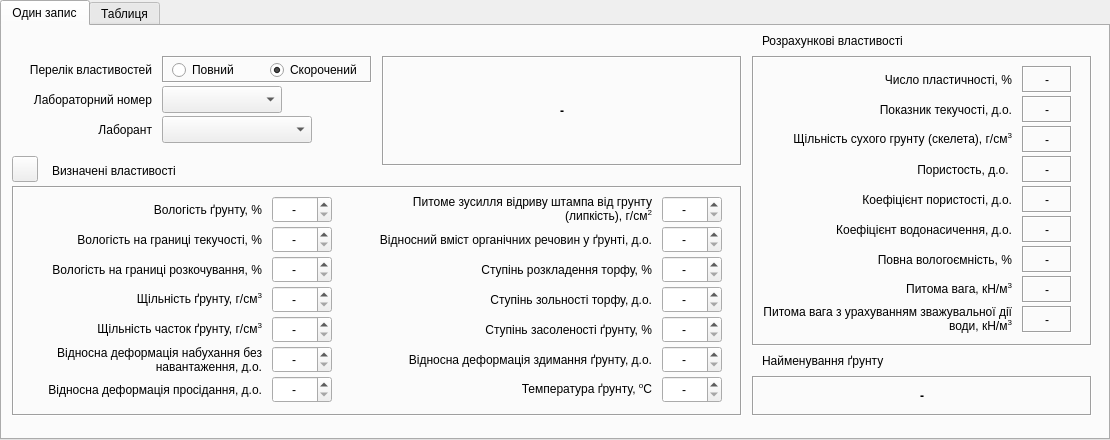
<?xml version="1.0" encoding="UTF-8"?>
<ui version="4.0">
 <class>Glina_win</class>
 <widget class="QTabWidget" name="Glina_win">
  <property name="geometry">
   <rect>
    <x>0</x>
    <y>0</y>
    <width>1110</width>
    <height>440</height>
   </rect>
  </property>
  <property name="windowTitle">
   <string>Властивості зв'язних (глинистих) ґрунтів</string>
  </property>
  <property name="windowIcon">
   <iconset>
    <normaloff>../icons/16x16/applications-engineering.png</normaloff>../icons/16x16/applications-engineering.png</iconset>
  </property>
  <property name="locale">
   <locale language="Ukrainian" country="Ukraine"/>
  </property>
  <property name="currentIndex">
   <number>0</number>
  </property>
  <property name="tabsClosable">
   <bool>false</bool>
  </property>
  <property name="movable">
   <bool>false</bool>
  </property>
  <widget class="QWidget" name="tab">
   <attribute name="title">
    <string>Один запис</string>
   </attribute>
   <widget class="QLabel" name="label">
    <property name="geometry">
     <rect>
      <x>380</x>
      <y>30</y>
      <width>360</width>
      <height>110</height>
     </rect>
    </property>
    <property name="font">
     <font>
      <weight>75</weight>
      <bold>true</bold>
     </font>
    </property>
    <property name="frameShape">
     <enum>QFrame::Box</enum>
    </property>
    <property name="frameShadow">
     <enum>QFrame::Sunken</enum>
    </property>
    <property name="text">
     <string>-</string>
    </property>
    <property name="alignment">
     <set>Qt::AlignCenter</set>
    </property>
    <property name="wordWrap">
     <bool>true</bool>
    </property>
   </widget>
   <widget class="QLabel" name="label_19">
    <property name="geometry">
     <rect>
      <x>50</x>
      <y>130</y>
      <width>140</width>
      <height>30</height>
     </rect>
    </property>
    <property name="text">
     <string>Визначені властивості</string>
    </property>
    <property name="alignment">
     <set>Qt::AlignLeading|Qt::AlignLeft|Qt::AlignVCenter</set>
    </property>
   </widget>
   <widget class="QLabel" name="label_20">
    <property name="geometry">
     <rect>
      <x>10</x>
      <y>60</y>
      <width>140</width>
      <height>27</height>
     </rect>
    </property>
    <property name="sizePolicy">
     <sizepolicy hsizetype="Preferred" vsizetype="Preferred">
      <horstretch>0</horstretch>
      <verstretch>0</verstretch>
     </sizepolicy>
    </property>
    <property name="text">
     <string>Лабораторний номер</string>
    </property>
    <property name="alignment">
     <set>Qt::AlignRight|Qt::AlignTrailing|Qt::AlignVCenter</set>
    </property>
   </widget>
   <widget class="QComboBox" name="comboBox">
    <property name="geometry">
     <rect>
      <x>160</x>
      <y>60</y>
      <width>120</width>
      <height>27</height>
     </rect>
    </property>
   </widget>
   <widget class="QFrame" name="frame_2">
    <property name="geometry">
     <rect>
      <x>10</x>
      <y>160</y>
      <width>730</width>
      <height>230</height>
     </rect>
    </property>
    <property name="frameShape">
     <enum>QFrame::Box</enum>
    </property>
    <property name="frameShadow">
     <enum>QFrame::Sunken</enum>
    </property>
    <widget class="QLabel" name="label_14">
     <property name="geometry">
      <rect>
       <x>340</x>
       <y>130</y>
       <width>300</width>
       <height>27</height>
      </rect>
     </property>
     <property name="text">
      <string>Ступiнь засоленостi ґрунту, %</string>
     </property>
     <property name="alignment">
      <set>Qt::AlignRight|Qt::AlignTrailing|Qt::AlignVCenter</set>
     </property>
    </widget>
    <widget class="QDoubleSpinBox" name="doubleSpinBox_7">
     <property name="geometry">
      <rect>
       <x>260</x>
       <y>190</y>
       <width>60</width>
       <height>27</height>
      </rect>
     </property>
     <property name="locale">
      <locale language="C" country="AnyCountry"/>
     </property>
     <property name="alignment">
      <set>Qt::AlignCenter</set>
     </property>
     <property name="specialValueText">
      <string>-</string>
     </property>
     <property name="decimals">
      <number>2</number>
     </property>
     <property name="maximum">
      <double>1.000000000000000</double>
     </property>
     <property name="singleStep">
      <double>0.010000000000000</double>
     </property>
    </widget>
    <widget class="QLabel" name="label_3">
     <property name="geometry">
      <rect>
       <x>10</x>
       <y>10</y>
       <width>240</width>
       <height>27</height>
      </rect>
     </property>
     <property name="text">
      <string>Вологість ґрунту, %</string>
     </property>
     <property name="alignment">
      <set>Qt::AlignRight|Qt::AlignTrailing|Qt::AlignVCenter</set>
     </property>
    </widget>
    <widget class="QDoubleSpinBox" name="doubleSpinBox_6">
     <property name="geometry">
      <rect>
       <x>260</x>
       <y>160</y>
       <width>60</width>
       <height>27</height>
      </rect>
     </property>
     <property name="locale">
      <locale language="C" country="AnyCountry"/>
     </property>
     <property name="alignment">
      <set>Qt::AlignCenter</set>
     </property>
     <property name="specialValueText">
      <string>-</string>
     </property>
     <property name="decimals">
      <number>2</number>
     </property>
     <property name="maximum">
      <double>1.000000000000000</double>
     </property>
     <property name="singleStep">
      <double>0.010000000000000</double>
     </property>
     <property name="value">
      <double>0.000000000000000</double>
     </property>
    </widget>
    <widget class="QDoubleSpinBox" name="doubleSpinBox_11">
     <property name="geometry">
      <rect>
       <x>650</x>
       <y>100</y>
       <width>60</width>
       <height>27</height>
      </rect>
     </property>
     <property name="locale">
      <locale language="C" country="AnyCountry"/>
     </property>
     <property name="alignment">
      <set>Qt::AlignCenter</set>
     </property>
     <property name="specialValueText">
      <string>-</string>
     </property>
     <property name="decimals">
      <number>1</number>
     </property>
     <property name="maximum">
      <double>99.900000000000006</double>
     </property>
     <property name="singleStep">
      <double>0.100000000000000</double>
     </property>
    </widget>
    <widget class="QDoubleSpinBox" name="doubleSpinBox_14">
     <property name="geometry">
      <rect>
       <x>650</x>
       <y>190</y>
       <width>60</width>
       <height>27</height>
      </rect>
     </property>
     <property name="locale">
      <locale language="C" country="AnyCountry"/>
     </property>
     <property name="alignment">
      <set>Qt::AlignCenter</set>
     </property>
     <property name="specialValueText">
      <string>-</string>
     </property>
     <property name="decimals">
      <number>1</number>
     </property>
     <property name="minimum">
      <double>-99.000000000000000</double>
     </property>
     <property name="singleStep">
      <double>0.100000000000000</double>
     </property>
     <property name="value">
      <double>-99.000000000000000</double>
     </property>
    </widget>
    <widget class="QLabel" name="label_7">
     <property name="geometry">
      <rect>
       <x>10</x>
       <y>70</y>
       <width>240</width>
       <height>27</height>
      </rect>
     </property>
     <property name="text">
      <string>Вологість на границi розкочування, %</string>
     </property>
     <property name="alignment">
      <set>Qt::AlignRight|Qt::AlignTrailing|Qt::AlignVCenter</set>
     </property>
    </widget>
    <widget class="QLabel" name="label_15">
     <property name="geometry">
      <rect>
       <x>340</x>
       <y>160</y>
       <width>300</width>
       <height>27</height>
      </rect>
     </property>
     <property name="text">
      <string>Вiдносна деформацiя здимання ґрунту, д.о.</string>
     </property>
     <property name="alignment">
      <set>Qt::AlignRight|Qt::AlignTrailing|Qt::AlignVCenter</set>
     </property>
    </widget>
    <widget class="QDoubleSpinBox" name="doubleSpinBox_2">
     <property name="geometry">
      <rect>
       <x>260</x>
       <y>40</y>
       <width>60</width>
       <height>27</height>
      </rect>
     </property>
     <property name="locale">
      <locale language="C" country="AnyCountry"/>
     </property>
     <property name="alignment">
      <set>Qt::AlignCenter</set>
     </property>
     <property name="specialValueText">
      <string>-</string>
     </property>
     <property name="decimals">
      <number>1</number>
     </property>
     <property name="maximum">
      <double>999.000000000000000</double>
     </property>
     <property name="singleStep">
      <double>0.100000000000000</double>
     </property>
    </widget>
    <widget class="QLabel" name="label_16">
     <property name="geometry">
      <rect>
       <x>340</x>
       <y>190</y>
       <width>300</width>
       <height>27</height>
      </rect>
     </property>
     <property name="text">
      <string>&lt;html&gt;&lt;head/&gt;&lt;body&gt;&lt;p&gt;Температура ґрунту, &lt;span style=&quot; vertical-align:super;&quot;&gt;o&lt;/span&gt;С&lt;/p&gt;&lt;/body&gt;&lt;/html&gt;</string>
     </property>
     <property name="alignment">
      <set>Qt::AlignRight|Qt::AlignTrailing|Qt::AlignVCenter</set>
     </property>
    </widget>
    <widget class="QLabel" name="label_4">
     <property name="geometry">
      <rect>
       <x>10</x>
       <y>100</y>
       <width>240</width>
       <height>27</height>
      </rect>
     </property>
     <property name="text">
      <string>&lt;html&gt;&lt;head/&gt;&lt;body&gt;&lt;p&gt;Щільність ґрунту, г/см&lt;span style=&quot; vertical-align:super;&quot;&gt;3&lt;/span&gt;&lt;/p&gt;&lt;/body&gt;&lt;/html&gt;</string>
     </property>
     <property name="alignment">
      <set>Qt::AlignRight|Qt::AlignTrailing|Qt::AlignVCenter</set>
     </property>
    </widget>
    <widget class="QDoubleSpinBox" name="doubleSpinBox_5">
     <property name="geometry">
      <rect>
       <x>260</x>
       <y>130</y>
       <width>60</width>
       <height>27</height>
      </rect>
     </property>
     <property name="locale">
      <locale language="C" country="AnyCountry"/>
     </property>
     <property name="alignment">
      <set>Qt::AlignCenter</set>
     </property>
     <property name="specialValueText">
      <string>-</string>
     </property>
     <property name="maximum">
      <double>5.000000000000000</double>
     </property>
     <property name="singleStep">
      <double>0.010000000000000</double>
     </property>
    </widget>
    <widget class="QDoubleSpinBox" name="doubleSpinBox_13">
     <property name="geometry">
      <rect>
       <x>650</x>
       <y>160</y>
       <width>60</width>
       <height>27</height>
      </rect>
     </property>
     <property name="locale">
      <locale language="C" country="AnyCountry"/>
     </property>
     <property name="alignment">
      <set>Qt::AlignCenter</set>
     </property>
     <property name="specialValueText">
      <string>-</string>
     </property>
     <property name="decimals">
      <number>3</number>
     </property>
     <property name="maximum">
      <double>1.000000000000000</double>
     </property>
     <property name="singleStep">
      <double>0.001000000000000</double>
     </property>
    </widget>
    <widget class="QLabel" name="label_9">
     <property name="geometry">
      <rect>
       <x>10</x>
       <y>190</y>
       <width>240</width>
       <height>27</height>
      </rect>
     </property>
     <property name="text">
      <string>Вiдносна деформацiя просiдання, д.о.</string>
     </property>
     <property name="alignment">
      <set>Qt::AlignRight|Qt::AlignTrailing|Qt::AlignVCenter</set>
     </property>
    </widget>
    <widget class="QLabel" name="label_10">
     <property name="geometry">
      <rect>
       <x>340</x>
       <y>40</y>
       <width>300</width>
       <height>27</height>
      </rect>
     </property>
     <property name="text">
      <string>Вiдносний вмiст органiчних речовин у ґрунті, д.о.</string>
     </property>
     <property name="alignment">
      <set>Qt::AlignRight|Qt::AlignTrailing|Qt::AlignVCenter</set>
     </property>
    </widget>
    <widget class="QDoubleSpinBox" name="doubleSpinBox_9">
     <property name="geometry">
      <rect>
       <x>650</x>
       <y>40</y>
       <width>60</width>
       <height>27</height>
      </rect>
     </property>
     <property name="locale">
      <locale language="C" country="AnyCountry"/>
     </property>
     <property name="alignment">
      <set>Qt::AlignCenter</set>
     </property>
     <property name="specialValueText">
      <string>-</string>
     </property>
     <property name="maximum">
      <double>1.000000000000000</double>
     </property>
     <property name="singleStep">
      <double>0.010000000000000</double>
     </property>
    </widget>
    <widget class="QDoubleSpinBox" name="doubleSpinBox_4">
     <property name="geometry">
      <rect>
       <x>260</x>
       <y>100</y>
       <width>60</width>
       <height>27</height>
      </rect>
     </property>
     <property name="locale">
      <locale language="C" country="AnyCountry"/>
     </property>
     <property name="alignment">
      <set>Qt::AlignCenter</set>
     </property>
     <property name="specialValueText">
      <string>-</string>
     </property>
     <property name="maximum">
      <double>5.000000000000000</double>
     </property>
     <property name="singleStep">
      <double>0.010000000000000</double>
     </property>
    </widget>
    <widget class="QDoubleSpinBox" name="doubleSpinBox">
     <property name="geometry">
      <rect>
       <x>260</x>
       <y>10</y>
       <width>60</width>
       <height>27</height>
      </rect>
     </property>
     <property name="locale">
      <locale language="C" country="AnyCountry"/>
     </property>
     <property name="wrapping">
      <bool>false</bool>
     </property>
     <property name="alignment">
      <set>Qt::AlignCenter</set>
     </property>
     <property name="specialValueText">
      <string>-</string>
     </property>
     <property name="decimals">
      <number>1</number>
     </property>
     <property name="maximum">
      <double>999.000000000000000</double>
     </property>
     <property name="singleStep">
      <double>0.100000000000000</double>
     </property>
     <property name="value">
      <double>0.000000000000000</double>
     </property>
    </widget>
    <widget class="QLabel" name="label_13">
     <property name="geometry">
      <rect>
       <x>340</x>
       <y>100</y>
       <width>300</width>
       <height>27</height>
      </rect>
     </property>
     <property name="text">
      <string>Ступiнь зольностi торфу, д.о.</string>
     </property>
     <property name="alignment">
      <set>Qt::AlignRight|Qt::AlignTrailing|Qt::AlignVCenter</set>
     </property>
    </widget>
    <widget class="QLabel" name="label_5">
     <property name="geometry">
      <rect>
       <x>10</x>
       <y>130</y>
       <width>240</width>
       <height>27</height>
      </rect>
     </property>
     <property name="text">
      <string>&lt;html&gt;&lt;head/&gt;&lt;body&gt;&lt;p&gt;Щiльнiсть часток ґрунту, г/см&lt;span style=&quot; vertical-align:super;&quot;&gt;3&lt;/span&gt;&lt;/p&gt;&lt;/body&gt;&lt;/html&gt;</string>
     </property>
     <property name="alignment">
      <set>Qt::AlignRight|Qt::AlignTrailing|Qt::AlignVCenter</set>
     </property>
    </widget>
    <widget class="QLabel" name="label_6">
     <property name="geometry">
      <rect>
       <x>10</x>
       <y>40</y>
       <width>240</width>
       <height>27</height>
      </rect>
     </property>
     <property name="text">
      <string>Вологість на границi текучостi, %</string>
     </property>
     <property name="alignment">
      <set>Qt::AlignRight|Qt::AlignTrailing|Qt::AlignVCenter</set>
     </property>
    </widget>
    <widget class="QLabel" name="label_8">
     <property name="geometry">
      <rect>
       <x>10</x>
       <y>160</y>
       <width>240</width>
       <height>27</height>
      </rect>
     </property>
     <property name="text">
      <string>Вiдносна деформацiя набухання без навантаження, д.о.</string>
     </property>
     <property name="alignment">
      <set>Qt::AlignRight|Qt::AlignTrailing|Qt::AlignVCenter</set>
     </property>
     <property name="wordWrap">
      <bool>true</bool>
     </property>
    </widget>
    <widget class="QLabel" name="label_11">
     <property name="geometry">
      <rect>
       <x>340</x>
       <y>7</y>
       <width>300</width>
       <height>32</height>
      </rect>
     </property>
     <property name="text">
      <string>&lt;html&gt;&lt;head/&gt;&lt;body&gt;&lt;p&gt;  Питоме зусилля відриву штампа від грунту&lt;br/&gt;(липкість), г/см&lt;span style=&quot; vertical-align:super;&quot;&gt;2&lt;/span&gt;&lt;/p&gt;&lt;/body&gt;&lt;/html&gt;</string>
     </property>
     <property name="alignment">
      <set>Qt::AlignRight|Qt::AlignTrailing|Qt::AlignVCenter</set>
     </property>
     <property name="wordWrap">
      <bool>true</bool>
     </property>
    </widget>
    <widget class="QDoubleSpinBox" name="doubleSpinBox_8">
     <property name="geometry">
      <rect>
       <x>650</x>
       <y>10</y>
       <width>60</width>
       <height>27</height>
      </rect>
     </property>
     <property name="locale">
      <locale language="C" country="AnyCountry"/>
     </property>
     <property name="alignment">
      <set>Qt::AlignCenter</set>
     </property>
     <property name="specialValueText">
      <string>-</string>
     </property>
     <property name="decimals">
      <number>1</number>
     </property>
     <property name="maximum">
      <double>999.899999999999977</double>
     </property>
     <property name="singleStep">
      <double>0.100000000000000</double>
     </property>
    </widget>
    <widget class="QLabel" name="label_12">
     <property name="geometry">
      <rect>
       <x>340</x>
       <y>70</y>
       <width>300</width>
       <height>27</height>
      </rect>
     </property>
     <property name="text">
      <string>Ступiнь розкладення торфу, %</string>
     </property>
     <property name="alignment">
      <set>Qt::AlignRight|Qt::AlignTrailing|Qt::AlignVCenter</set>
     </property>
    </widget>
    <widget class="QDoubleSpinBox" name="doubleSpinBox_3">
     <property name="geometry">
      <rect>
       <x>260</x>
       <y>70</y>
       <width>60</width>
       <height>27</height>
      </rect>
     </property>
     <property name="locale">
      <locale language="C" country="AnyCountry"/>
     </property>
     <property name="alignment">
      <set>Qt::AlignCenter</set>
     </property>
     <property name="specialValueText">
      <string>-</string>
     </property>
     <property name="decimals">
      <number>1</number>
     </property>
     <property name="maximum">
      <double>999.000000000000000</double>
     </property>
     <property name="singleStep">
      <double>0.100000000000000</double>
     </property>
    </widget>
    <widget class="QDoubleSpinBox" name="doubleSpinBox_10">
     <property name="geometry">
      <rect>
       <x>650</x>
       <y>70</y>
       <width>60</width>
       <height>27</height>
      </rect>
     </property>
     <property name="locale">
      <locale language="C" country="AnyCountry"/>
     </property>
     <property name="alignment">
      <set>Qt::AlignCenter</set>
     </property>
     <property name="specialValueText">
      <string>-</string>
     </property>
     <property name="decimals">
      <number>1</number>
     </property>
     <property name="maximum">
      <double>99.900000000000006</double>
     </property>
     <property name="singleStep">
      <double>0.100000000000000</double>
     </property>
    </widget>
    <widget class="QDoubleSpinBox" name="doubleSpinBox_12">
     <property name="geometry">
      <rect>
       <x>650</x>
       <y>130</y>
       <width>60</width>
       <height>27</height>
      </rect>
     </property>
     <property name="locale">
      <locale language="C" country="AnyCountry"/>
     </property>
     <property name="alignment">
      <set>Qt::AlignCenter</set>
     </property>
     <property name="specialValueText">
      <string>-</string>
     </property>
     <property name="decimals">
      <number>1</number>
     </property>
     <property name="maximum">
      <double>100.000000000000000</double>
     </property>
     <property name="singleStep">
      <double>0.100000000000000</double>
     </property>
    </widget>
   </widget>
   <widget class="QFrame" name="frame_3">
    <property name="geometry">
     <rect>
      <x>750</x>
      <y>30</y>
      <width>340</width>
      <height>290</height>
     </rect>
    </property>
    <property name="frameShape">
     <enum>QFrame::Box</enum>
    </property>
    <property name="frameShadow">
     <enum>QFrame::Sunken</enum>
    </property>
    <widget class="QLabel" name="label_28">
     <property name="geometry">
      <rect>
       <x>10</x>
       <y>100</y>
       <width>250</width>
       <height>27</height>
      </rect>
     </property>
     <property name="text">
      <string>Пористость, д.о. </string>
     </property>
     <property name="alignment">
      <set>Qt::AlignRight|Qt::AlignTrailing|Qt::AlignVCenter</set>
     </property>
     <property name="wordWrap">
      <bool>true</bool>
     </property>
    </widget>
    <widget class="QLabel" name="label_31">
     <property name="geometry">
      <rect>
       <x>270</x>
       <y>70</y>
       <width>50</width>
       <height>27</height>
      </rect>
     </property>
     <property name="font">
      <font>
       <weight>50</weight>
       <bold>false</bold>
      </font>
     </property>
     <property name="frameShape">
      <enum>QFrame::Box</enum>
     </property>
     <property name="frameShadow">
      <enum>QFrame::Sunken</enum>
     </property>
     <property name="text">
      <string>-</string>
     </property>
     <property name="alignment">
      <set>Qt::AlignCenter</set>
     </property>
     <property name="margin">
      <number>0</number>
     </property>
     <property name="indent">
      <number>-1</number>
     </property>
    </widget>
    <widget class="QLabel" name="label_26">
     <property name="geometry">
      <rect>
       <x>10</x>
       <y>160</y>
       <width>250</width>
       <height>27</height>
      </rect>
     </property>
     <property name="text">
      <string>Коефіцієнт водонасичення, д.о.</string>
     </property>
     <property name="alignment">
      <set>Qt::AlignRight|Qt::AlignTrailing|Qt::AlignVCenter</set>
     </property>
     <property name="wordWrap">
      <bool>true</bool>
     </property>
    </widget>
    <widget class="QLabel" name="label_32">
     <property name="geometry">
      <rect>
       <x>270</x>
       <y>100</y>
       <width>50</width>
       <height>27</height>
      </rect>
     </property>
     <property name="font">
      <font>
       <weight>50</weight>
       <bold>false</bold>
      </font>
     </property>
     <property name="frameShape">
      <enum>QFrame::Box</enum>
     </property>
     <property name="frameShadow">
      <enum>QFrame::Sunken</enum>
     </property>
     <property name="text">
      <string>-</string>
     </property>
     <property name="alignment">
      <set>Qt::AlignCenter</set>
     </property>
     <property name="margin">
      <number>0</number>
     </property>
     <property name="indent">
      <number>-1</number>
     </property>
    </widget>
    <widget class="QLabel" name="label_23">
     <property name="geometry">
      <rect>
       <x>10</x>
       <y>130</y>
       <width>250</width>
       <height>27</height>
      </rect>
     </property>
     <property name="text">
      <string>Коефіцієнт пористості, д.о.</string>
     </property>
     <property name="alignment">
      <set>Qt::AlignRight|Qt::AlignTrailing|Qt::AlignVCenter</set>
     </property>
     <property name="wordWrap">
      <bool>true</bool>
     </property>
    </widget>
    <widget class="QLabel" name="label_29">
     <property name="geometry">
      <rect>
       <x>270</x>
       <y>10</y>
       <width>50</width>
       <height>27</height>
      </rect>
     </property>
     <property name="font">
      <font>
       <weight>50</weight>
       <bold>false</bold>
      </font>
     </property>
     <property name="frameShape">
      <enum>QFrame::Box</enum>
     </property>
     <property name="frameShadow">
      <enum>QFrame::Sunken</enum>
     </property>
     <property name="text">
      <string>-</string>
     </property>
     <property name="alignment">
      <set>Qt::AlignCenter</set>
     </property>
     <property name="margin">
      <number>0</number>
     </property>
     <property name="indent">
      <number>-1</number>
     </property>
    </widget>
    <widget class="QLabel" name="label_30">
     <property name="geometry">
      <rect>
       <x>270</x>
       <y>40</y>
       <width>50</width>
       <height>27</height>
      </rect>
     </property>
     <property name="font">
      <font>
       <weight>50</weight>
       <bold>false</bold>
      </font>
     </property>
     <property name="frameShape">
      <enum>QFrame::Box</enum>
     </property>
     <property name="frameShadow">
      <enum>QFrame::Sunken</enum>
     </property>
     <property name="text">
      <string>-</string>
     </property>
     <property name="alignment">
      <set>Qt::AlignCenter</set>
     </property>
     <property name="margin">
      <number>0</number>
     </property>
     <property name="indent">
      <number>-1</number>
     </property>
    </widget>
    <widget class="QLabel" name="label_34">
     <property name="geometry">
      <rect>
       <x>270</x>
       <y>160</y>
       <width>50</width>
       <height>27</height>
      </rect>
     </property>
     <property name="font">
      <font>
       <weight>50</weight>
       <bold>false</bold>
      </font>
     </property>
     <property name="frameShape">
      <enum>QFrame::Box</enum>
     </property>
     <property name="frameShadow">
      <enum>QFrame::Sunken</enum>
     </property>
     <property name="text">
      <string>-</string>
     </property>
     <property name="alignment">
      <set>Qt::AlignCenter</set>
     </property>
     <property name="margin">
      <number>0</number>
     </property>
     <property name="indent">
      <number>-1</number>
     </property>
    </widget>
    <widget class="QLabel" name="label_24">
     <property name="geometry">
      <rect>
       <x>10</x>
       <y>10</y>
       <width>250</width>
       <height>27</height>
      </rect>
     </property>
     <property name="text">
      <string>Число пластичностi, %</string>
     </property>
     <property name="alignment">
      <set>Qt::AlignRight|Qt::AlignTrailing|Qt::AlignVCenter</set>
     </property>
     <property name="wordWrap">
      <bool>true</bool>
     </property>
    </widget>
    <widget class="QLabel" name="label_27">
     <property name="geometry">
      <rect>
       <x>10</x>
       <y>70</y>
       <width>250</width>
       <height>27</height>
      </rect>
     </property>
     <property name="text">
      <string>&lt;html&gt;&lt;head/&gt;&lt;body&gt;&lt;p&gt;Щiльнiсть сухого грунту (скелета), г/см&lt;span style=&quot; vertical-align:super;&quot;&gt;3&lt;/span&gt;&lt;/p&gt;&lt;/body&gt;&lt;/html&gt;</string>
     </property>
     <property name="alignment">
      <set>Qt::AlignRight|Qt::AlignTrailing|Qt::AlignVCenter</set>
     </property>
     <property name="wordWrap">
      <bool>true</bool>
     </property>
    </widget>
    <widget class="QLabel" name="label_33">
     <property name="geometry">
      <rect>
       <x>270</x>
       <y>130</y>
       <width>50</width>
       <height>27</height>
      </rect>
     </property>
     <property name="font">
      <font>
       <weight>50</weight>
       <bold>false</bold>
      </font>
     </property>
     <property name="frameShape">
      <enum>QFrame::Box</enum>
     </property>
     <property name="frameShadow">
      <enum>QFrame::Sunken</enum>
     </property>
     <property name="text">
      <string>-</string>
     </property>
     <property name="alignment">
      <set>Qt::AlignCenter</set>
     </property>
     <property name="margin">
      <number>0</number>
     </property>
     <property name="indent">
      <number>-1</number>
     </property>
    </widget>
    <widget class="QLabel" name="label_25">
     <property name="geometry">
      <rect>
       <x>10</x>
       <y>40</y>
       <width>250</width>
       <height>27</height>
      </rect>
     </property>
     <property name="text">
      <string>Показник текучостi, д.о.</string>
     </property>
     <property name="alignment">
      <set>Qt::AlignRight|Qt::AlignTrailing|Qt::AlignVCenter</set>
     </property>
     <property name="wordWrap">
      <bool>true</bool>
     </property>
    </widget>
    <widget class="QLabel" name="label_37">
     <property name="geometry">
      <rect>
       <x>270</x>
       <y>220</y>
       <width>50</width>
       <height>27</height>
      </rect>
     </property>
     <property name="font">
      <font>
       <weight>50</weight>
       <bold>false</bold>
      </font>
     </property>
     <property name="frameShape">
      <enum>QFrame::Box</enum>
     </property>
     <property name="frameShadow">
      <enum>QFrame::Sunken</enum>
     </property>
     <property name="text">
      <string>-</string>
     </property>
     <property name="alignment">
      <set>Qt::AlignCenter</set>
     </property>
     <property name="margin">
      <number>0</number>
     </property>
     <property name="indent">
      <number>-1</number>
     </property>
    </widget>
    <widget class="QLabel" name="label_38">
     <property name="geometry">
      <rect>
       <x>270</x>
       <y>190</y>
       <width>50</width>
       <height>27</height>
      </rect>
     </property>
     <property name="font">
      <font>
       <weight>50</weight>
       <bold>false</bold>
      </font>
     </property>
     <property name="frameShape">
      <enum>QFrame::Box</enum>
     </property>
     <property name="frameShadow">
      <enum>QFrame::Sunken</enum>
     </property>
     <property name="text">
      <string>-</string>
     </property>
     <property name="alignment">
      <set>Qt::AlignCenter</set>
     </property>
     <property name="margin">
      <number>0</number>
     </property>
     <property name="indent">
      <number>-1</number>
     </property>
    </widget>
    <widget class="QLabel" name="label_41">
     <property name="geometry">
      <rect>
       <x>270</x>
       <y>250</y>
       <width>50</width>
       <height>27</height>
      </rect>
     </property>
     <property name="font">
      <font>
       <weight>50</weight>
       <bold>false</bold>
      </font>
     </property>
     <property name="frameShape">
      <enum>QFrame::Box</enum>
     </property>
     <property name="frameShadow">
      <enum>QFrame::Sunken</enum>
     </property>
     <property name="text">
      <string>-</string>
     </property>
     <property name="alignment">
      <set>Qt::AlignCenter</set>
     </property>
     <property name="margin">
      <number>0</number>
     </property>
     <property name="indent">
      <number>-1</number>
     </property>
    </widget>
    <widget class="QLabel" name="label_43">
     <property name="geometry">
      <rect>
       <x>10</x>
       <y>190</y>
       <width>250</width>
       <height>27</height>
      </rect>
     </property>
     <property name="text">
      <string>Повна вологоємність, %</string>
     </property>
     <property name="alignment">
      <set>Qt::AlignRight|Qt::AlignTrailing|Qt::AlignVCenter</set>
     </property>
     <property name="wordWrap">
      <bool>true</bool>
     </property>
    </widget>
    <widget class="QLabel" name="label_44">
     <property name="geometry">
      <rect>
       <x>10</x>
       <y>220</y>
       <width>250</width>
       <height>27</height>
      </rect>
     </property>
     <property name="text">
      <string>&lt;html&gt;&lt;head/&gt;&lt;body&gt;&lt;p&gt;Питома вага, кН/м&lt;span style=&quot; vertical-align:super;&quot;&gt;3&lt;/span&gt;&lt;/p&gt;&lt;/body&gt;&lt;/html&gt;</string>
     </property>
     <property name="alignment">
      <set>Qt::AlignRight|Qt::AlignTrailing|Qt::AlignVCenter</set>
     </property>
     <property name="wordWrap">
      <bool>true</bool>
     </property>
    </widget>
    <widget class="QLabel" name="label_46">
     <property name="geometry">
      <rect>
       <x>10</x>
       <y>247</y>
       <width>250</width>
       <height>32</height>
      </rect>
     </property>
     <property name="text">
      <string>&lt;html&gt;&lt;head/&gt;&lt;body&gt;&lt;p&gt;        Питома вага з урахуванням зважувальної дії води, кН/м&lt;span style=&quot; vertical-align:super;&quot;&gt;3&lt;/span&gt;&lt;/p&gt;&lt;/body&gt;&lt;/html&gt;</string>
     </property>
     <property name="alignment">
      <set>Qt::AlignRight|Qt::AlignTrailing|Qt::AlignVCenter</set>
     </property>
     <property name="wordWrap">
      <bool>true</bool>
     </property>
    </widget>
   </widget>
   <widget class="QLabel" name="label_35">
    <property name="geometry">
     <rect>
      <x>760</x>
      <y>0</y>
      <width>160</width>
      <height>30</height>
     </rect>
    </property>
    <property name="text">
     <string>Розрахункові властивості</string>
    </property>
    <property name="alignment">
     <set>Qt::AlignLeading|Qt::AlignLeft|Qt::AlignVCenter</set>
    </property>
   </widget>
   <widget class="QLabel" name="label_18">
    <property name="geometry">
     <rect>
      <x>750</x>
      <y>350</y>
      <width>340</width>
      <height>40</height>
     </rect>
    </property>
    <property name="font">
     <font>
      <weight>75</weight>
      <bold>true</bold>
     </font>
    </property>
    <property name="frameShape">
     <enum>QFrame::Box</enum>
    </property>
    <property name="frameShadow">
     <enum>QFrame::Sunken</enum>
    </property>
    <property name="text">
     <string>-</string>
    </property>
    <property name="alignment">
     <set>Qt::AlignCenter</set>
    </property>
    <property name="wordWrap">
     <bool>true</bool>
    </property>
   </widget>
   <widget class="QLabel" name="label_2">
    <property name="geometry">
     <rect>
      <x>760</x>
      <y>320</y>
      <width>150</width>
      <height>30</height>
     </rect>
    </property>
    <property name="text">
     <string>Найменування ґрунту</string>
    </property>
    <property name="alignment">
     <set>Qt::AlignLeading|Qt::AlignLeft|Qt::AlignVCenter</set>
    </property>
   </widget>
   <widget class="QFrame" name="frame">
    <property name="geometry">
     <rect>
      <x>160</x>
      <y>30</y>
      <width>210</width>
      <height>27</height>
     </rect>
    </property>
    <property name="frameShape">
     <enum>QFrame::Box</enum>
    </property>
    <property name="frameShadow">
     <enum>QFrame::Sunken</enum>
    </property>
    <widget class="QWidget" name="layoutWidget">
     <property name="geometry">
      <rect>
       <x>10</x>
       <y>2</y>
       <width>191</width>
       <height>24</height>
      </rect>
     </property>
     <layout class="QHBoxLayout" name="horizontalLayout">
      <property name="spacing">
       <number>5</number>
      </property>
      <item>
       <widget class="QRadioButton" name="radioButton_2">
        <property name="text">
         <string>Повний</string>
        </property>
       </widget>
      </item>
      <item>
       <widget class="QRadioButton" name="radioButton">
        <property name="text">
         <string>Скорочений</string>
        </property>
        <property name="checkable">
         <bool>true</bool>
        </property>
        <property name="checked">
         <bool>true</bool>
        </property>
       </widget>
      </item>
     </layout>
    </widget>
   </widget>
   <widget class="QLabel" name="label_17">
    <property name="geometry">
     <rect>
      <x>10</x>
      <y>30</y>
      <width>140</width>
      <height>27</height>
     </rect>
    </property>
    <property name="text">
     <string>Перелік властивостей</string>
    </property>
    <property name="alignment">
     <set>Qt::AlignRight|Qt::AlignTrailing|Qt::AlignVCenter</set>
    </property>
   </widget>
   <widget class="QToolButton" name="toolButton_6">
    <property name="geometry">
     <rect>
      <x>10</x>
      <y>130</y>
      <width>26</width>
      <height>26</height>
     </rect>
    </property>
    <property name="toolTip">
     <string>Очистити комірку від значення</string>
    </property>
    <property name="statusTip">
     <string>Очистити комірку від значення. Відобразити None</string>
    </property>
    <property name="icon">
     <iconset>
      <normaloff>../icons/16x16/edit-clear.png</normaloff>../icons/16x16/edit-clear.png</iconset>
    </property>
   </widget>
   <widget class="QComboBox" name="comboBox_2">
    <property name="geometry">
     <rect>
      <x>160</x>
      <y>90</y>
      <width>150</width>
      <height>27</height>
     </rect>
    </property>
   </widget>
   <widget class="QLabel" name="label_48">
    <property name="geometry">
     <rect>
      <x>10</x>
      <y>90</y>
      <width>140</width>
      <height>27</height>
     </rect>
    </property>
    <property name="sizePolicy">
     <sizepolicy hsizetype="Preferred" vsizetype="Preferred">
      <horstretch>0</horstretch>
      <verstretch>0</verstretch>
     </sizepolicy>
    </property>
    <property name="text">
     <string>Лаборант</string>
    </property>
    <property name="alignment">
     <set>Qt::AlignRight|Qt::AlignTrailing|Qt::AlignVCenter</set>
    </property>
   </widget>
   <zorder>frame_2</zorder>
   <zorder>label</zorder>
   <zorder>label_19</zorder>
   <zorder>label_20</zorder>
   <zorder>comboBox</zorder>
   <zorder>frame_3</zorder>
   <zorder>label_35</zorder>
   <zorder>label_18</zorder>
   <zorder>label_2</zorder>
   <zorder>frame</zorder>
   <zorder>label_17</zorder>
   <zorder>toolButton_6</zorder>
   <zorder>comboBox_2</zorder>
   <zorder>label_48</zorder>
  </widget>
  <widget class="QWidget" name="tab">
   <attribute name="title">
    <string>Таблиця</string>
   </attribute>
   <layout class="QGridLayout" name="gridLayout">
    <item row="0" column="0">
     <widget class="QTableView" name="tableGlina">
      <property name="frameShape">
       <enum>QFrame::StyledPanel</enum>
      </property>
      <property name="autoScroll">
       <bool>true</bool>
      </property>
     </widget>
    </item>
   </layout>
  </widget>
 </widget>
 <tabstops>
  <tabstop>radioButton_2</tabstop>
  <tabstop>radioButton</tabstop>
  <tabstop>comboBox</tabstop>
  <tabstop>comboBox_2</tabstop>
  <tabstop>doubleSpinBox</tabstop>
  <tabstop>doubleSpinBox_2</tabstop>
  <tabstop>doubleSpinBox_3</tabstop>
  <tabstop>doubleSpinBox_4</tabstop>
  <tabstop>doubleSpinBox_5</tabstop>
  <tabstop>doubleSpinBox_6</tabstop>
  <tabstop>doubleSpinBox_7</tabstop>
  <tabstop>doubleSpinBox_8</tabstop>
  <tabstop>doubleSpinBox_9</tabstop>
  <tabstop>doubleSpinBox_10</tabstop>
  <tabstop>doubleSpinBox_11</tabstop>
  <tabstop>doubleSpinBox_12</tabstop>
  <tabstop>doubleSpinBox_13</tabstop>
  <tabstop>doubleSpinBox_14</tabstop>
  <tabstop>toolButton_6</tabstop>
  <tabstop>tableGlina</tabstop>
 </tabstops>
 <resources/>
 <connections/>
</ui>
